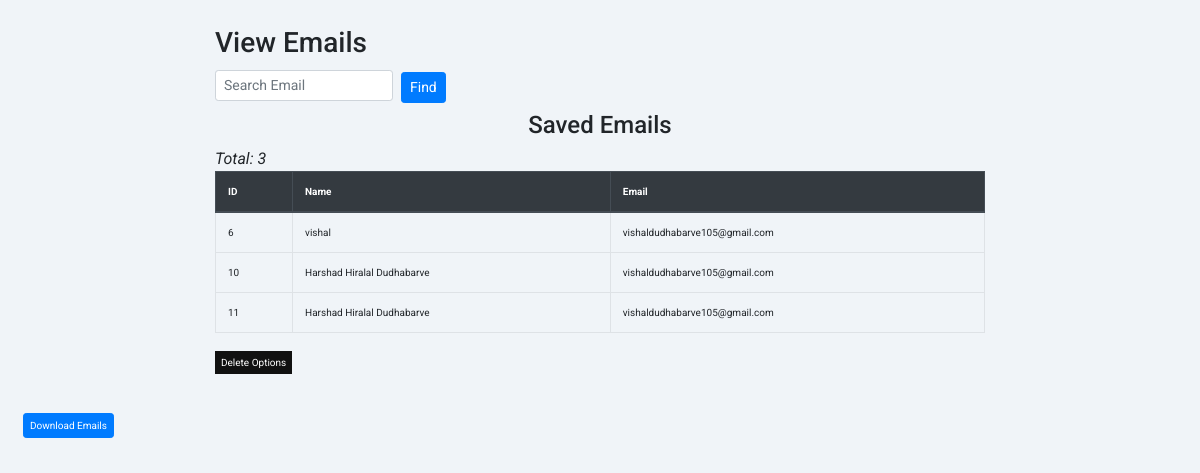
Page /view_email/ on the committed database.
### email_cloud/models.py (models this page shows, shortened)
class Email_Cloud(models.Model):
    name=models.CharField(max_length=200)
    email=models.EmailField()

### pri/views.py (the view)
# urls.py: path("view_email/", views.view_email, name='view_email'),
def view_email(request):
    email_data = Email_Cloud.objects.all()
    if request.method == 'GET':
        email_search = request.GET.get('email_search')
        if email_search != None:
            email_data = Email_Cloud.objects.filter(name__icontains=email_search)
    return render(request, 'view_email.html', {'email_data': email_data})

### templates/view_email.html (shortened to what this page needs)
<!DOCTYPE html>
<html lang="en">
<head>
    <link rel="stylesheet" href="https://stackpath.bootstrapcdn.com/bootstrap/4.5.2/css/bootstrap.min.css">
</head>
<body>
    <div class="container mt-3">
        <h3>View Emails</h3>
        <section>
            <form method="get" class="form-inline mb-2">
                <input type="text" name="email_search" class="form-control form-control-sm mr-2" placeholder="Search Email">
                <button type="submit" class="btn btn-primary btn-sm">Find</button>
            </form>
        </section>
        <div class="row">
            <div class="col-md-12">
                <h4 class="text-center">Saved Emails</h4>
                <em>Total: {{ email_data|length }}</em>
                <table class="table table-bordered table-hover">
                    <thead class="thead-dark">
                        <tr>
                            <th>ID</th>
                            <th>Name</th>
                            <th>Email</th>
                        </tr>
                    </thead>
                    <tbody>
                        {% for email in email_data %}
                            <tr>
                                <td>{{ email.id }}</td>
                                <td>{{ email.name }}</td>
                                <td>{{ email.email }}</td>
                            </tr>
                        {% empty %}
                            <tr>
                                <td colspan="3">No data found!</td>
                            </tr>
                        {% endfor %}
                    </tbody>
                </table>
                <button class="openbtn" onclick="openNav()">Delete Options</button>
            </div>
        </div>
    </div>
    <br>
    <section class="btn">
        <a href="{% url 'download_email_button' %}">
            <button type="submit" class="btn btn-primary btn-sm">Download Emails</button>
        </a>
    </section>
</body>
</html>

### templates/view_email.html (style rules this page uses)
body { font-family: 'Roboto', sans-serif; background-color: #f0f4f8; margin: 0; padding: 10px; }
.openbtn { font-size: 10px; cursor: pointer; background-color: #111; color: white; padding: 4px 6px; border: none; }
.container { max-width: 800px; }
table { width: 100%; border-collapse: collapse; font-size: 10px; margin-bottom: 8px; }
table th, table td { padding: 4px; text-align: left; border-bottom: 1px solid #ddd; }
table th { background-color: #343a40; color: #fff; }
.btn { margin-top: 4px; }
.btn button { font-size: 10px; padding: 4px 6px; }

### rows in the picture
Email_Cloud: id "6", name "vishal", email "vishaldudhabarve105@gmail.com"
Email_Cloud: id "10", name "Harshad Hiralal Dudhabarve", email "vishaldudhabarve105@gmail.com"
Email_Cloud: id "11", name "Harshad Hiralal Dudhabarve", email "vishaldudhabarve105@gmail.com"

### other values in the picture
{{ email_data|length }} "3"
